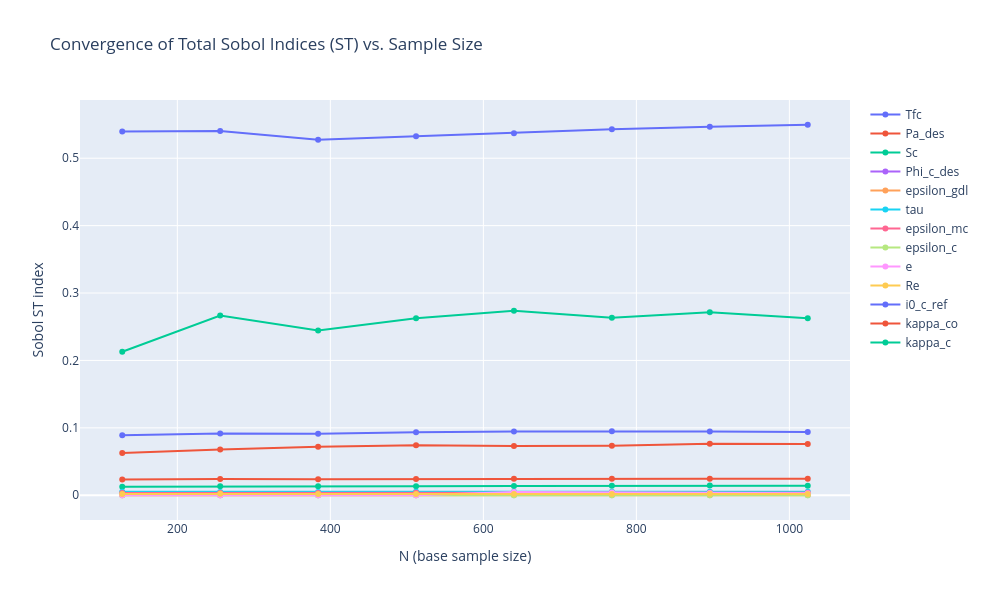

This figure's notebook cell:
### Code cell
# Settings
D = 13
step = 128  # step size for N (e.g., 128, 256, 512, ...)
max_N = 1024
samples_per_N = 2*D + 2
N_values = list(range(step, max_N + 1, step))

# Store convergence data
st_convergence = {name: [] for name in problem['names']}
n_effective = []

for N_i in N_values:
    end_idx = N_i * samples_per_N
    Y_subset = Y[:end_idx]
    
    try:
        Si = sobol.analyze(problem, Y_subset, calc_second_order=True, print_to_console=False)
        for i, name in enumerate(problem['names']):
            st_convergence[name].append(Si['ST'][i])
        n_effective.append(N_i)
    except Exception as e:
        print(f"Failed at N={N_i}: {e}")


import plotly.graph_objects as go

fig = go.Figure()

for name in problem['names']:
    fig.add_trace(go.Scatter(
        x=n_effective,
        y=st_convergence[name],
        mode='lines+markers',
        name=name
    ))

fig.update_layout(
    title='Convergence of Total Sobol Indices (ST) vs. Sample Size',
    xaxis_title='N (base sample size)',
    yaxis_title='Sobol ST index',
    hovermode='x unified',
    legend=dict(
        orientation='v',
        x=1.02,
        y=1,
        xanchor='left',
        yanchor='top'
    ),
    width=1000,
    height=600,
    margin=dict(r=150)
)

fig.show()

### Figure 1 — Plotly figure (JSON) as saved in the notebook; plotly's stock layout.template omitted (floating-point values rounded to 4 significant figures)
{"data": [{"mode": "lines+markers", "name": "Tfc", "type": "scatter", "x": [128, 256, 384, 512, 640, 768, 896, 1024], "y": [0.08886, 0.09178, 0.09113, 0.0936, 0.09468, 0.09484, 0.09445, 0.09394]}, {"mode": "lines+markers", "name": "Pa_des", "type": "scatter", "x": [128, 256, 384, 512, 640, 768, 896, 1024], "y": [0.06255, 0.06804, 0.07199, 0.07408, 0.07294, 0.07343, 0.07659, 0.07608]}, {"mode": "lines+markers", "name": "Sc", "type": "scatter", "x": [128, 256, 384, 512, 640, 768, 896, 1024], "y": [0.0126, 0.01319, 0.01343, 0.01346, 0.01384, 0.01413, 0.01441, 0.01424]}, {"mode": "lines+markers", "name": "Phi_c_des", "type": "scatter", "x": [128, 256, 384, 512, 640, 768, 896, 1024], "y": [0.0008499, 0.0009236, 0.0008745, 0.00103, 0.001025, 0.0011, 0.001105, 0.001109]}, {"mode": "lines+markers", "name": "epsilon_gdl", "type": "scatter", "x": [128, 256, 384, 512, 640, 768, 896, 1024], "y": [4.288e-05, 5.398e-05, 6.52e-05, 6.153e-05, 5.867e-05, 5.986e-05, 6.021e-05, 5.789e-05]}, {"mode": "lines+markers", "name": "tau", "type": "scatter", "x": [128, 256, 384, 512, 640, 768, 896, 1024], "y": [0.005027, 0.005004, 0.004944, 0.005082, 0.005182, 0.005206, 0.005181, 0.005091]}, {"mode": "lines+markers", "name": "epsilon_mc", "type": "scatter", "x": [128, 256, 384, 512, 640, 768, 896, 1024], "y": [0.00326, 0.00324, 0.003491, 0.003534, 0.00371, 0.003704, 0.003725, 0.003656]}, {"mode": "lines+markers", "name": "epsilon_c", "type": "scatter", "x": [128, 256, 384, 512, 640, 768, 896, 1024], "y": [3.164e-06, 3.375e-06, 3.256e-06, 3.437e-06, 3.197e-06, 3.039e-06, 3.358e-06, 3.336e-06]}, {"mode": "lines+markers", "name": "e", "type": "scatter", "x": [128, 256, 384, 512, 640, 768, 896, 1024], "y": [2.371e-06, 2.618e-06, 2.674e-06, 3.036e-06, 0.004722, 0.003914, 0.003367, 0.002921]}, {"mode": "lines+markers", "name": "Re", "type": "scatter", "x": [128, 256, 384, 512, 640, 768, 896, 1024], "y": [0.00204, 0.002065, 0.002001, 0.002013, 0.002035, 0.002041, 0.002043, 0.002019]}, {"mode": "lines+markers", "name": "i0_c_ref", "type": "scatter", "x": [128, 256, 384, 512, 640, 768, 896, 1024], "y": [0.5396, 0.5404, 0.5273, 0.5325, 0.5369, 0.543, 0.5466, 0.5497]}, {"mode": "lines+markers", "name": "kappa_co", "type": "scatter", "x": [128, 256, 384, 512, 640, 768, 896, 1024], "y": [0.0232, 0.02428, 0.0239, 0.02425, 0.02458, 0.02453, 0.02453, 0.0243]}, {"mode": "lines+markers", "name": "kappa_c", "type": "scatter", "x": [128, 256, 384, 512, 640, 768, 896, 1024], "y": [0.2129, 0.2667, 0.2445, 0.2625, 0.2738, 0.2632, 0.2716, 0.2624]}], "layout": {"height": 600, "hovermode": "x unified", "legend": {"orientation": "v", "x": 1.02, "xanchor": "left", "y": 1, "yanchor": "top"}, "margin": {"r": 150}, "title": {"text": "Convergence of Total Sobol Indices (ST) vs. Sample Size"}, "width": 1000, "xaxis": {"title": {"text": "N (base sample size)"}}, "yaxis": {"title": {"text": "Sobol ST index"}}}}
